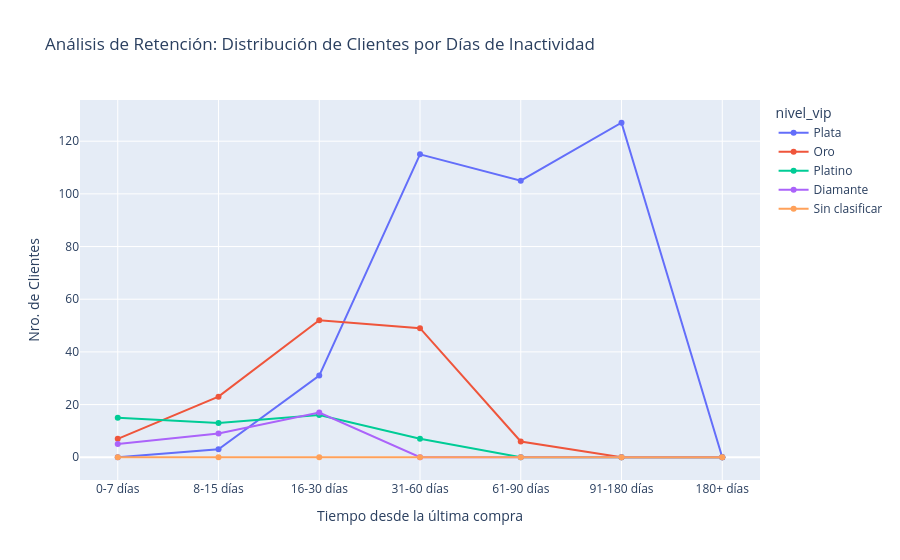

This figure's notebook cell:
### Code cell
# Crear rangos lógicos de días sin comprar
bins = [0, 7, 15, 30, 60, 90, 180, 365]
labels = ['0-7 días', '8-15 días', '16-30 días', '31-60 días', '61-90 días', '91-180 días', '180+ días']

# Creamos la nueva columna de rangos en tu DataFrame principal
df_modelo['rango_recencia'] = pd.cut(df_modelo['recencia_dias'], bins=bins, labels=labels, include_lowest=True)

# Agrupamos por este nuevo rango y por nivel VIP
df_linea_limpio = df_modelo.groupby(['rango_recencia', 'nivel_vip']).size().reset_index(name='cantidad_clientes')

# Graficamos
fig_line = px.line(df_linea_limpio, 
                   x='rango_recencia', 
                   y='cantidad_clientes', 
                   color='nivel_vip',
                   markers=True,
                   title='Análisis de Retención: Distribución de Clientes por Días de Inactividad',
                   labels={'rango_recencia': 'Tiempo desde la última compra', 'cantidad_clientes': 'Nro. de Clientes'})

fig_line.show()

### Figure 1 — Plotly figure (JSON) as saved in the notebook; plotly's stock layout.template omitted (floating-point values rounded to 4 significant figures)
{"data": [{"hovertemplate": "nivel_vip=Plata<br>Tiempo desde la última compra=%{x}<br>Nro. de Clientes=%{y}<extra></extra>", "legendgroup": "Plata", "line": {"color": "#636efa", "dash": "solid"}, "marker": {"symbol": "circle"}, "mode": "lines+markers", "name": "Plata", "orientation": "v", "showlegend": true, "type": "scatter", "x": ["0-7 días", "8-15 días", "16-30 días", "31-60 días", "61-90 días", "91-180 días", "180+ días"], "xaxis": "x", "y": [0, 3, 31, 115, 105, 127, 0], "yaxis": "y"}, {"hovertemplate": "nivel_vip=Oro<br>Tiempo desde la última compra=%{x}<br>Nro. de Clientes=%{y}<extra></extra>", "legendgroup": "Oro", "line": {"color": "#EF553B", "dash": "solid"}, "marker": {"symbol": "circle"}, "mode": "lines+markers", "name": "Oro", "orientation": "v", "showlegend": true, "type": "scatter", "x": ["0-7 días", "8-15 días", "16-30 días", "31-60 días", "61-90 días", "91-180 días", "180+ días"], "xaxis": "x", "y": [7, 23, 52, 49, 6, 0, 0], "yaxis": "y"}, {"hovertemplate": "nivel_vip=Platino<br>Tiempo desde la última compra=%{x}<br>Nro. de Clientes=%{y}<extra></extra>", "legendgroup": "Platino", "line": {"color": "#00cc96", "dash": "solid"}, "marker": {"symbol": "circle"}, "mode": "lines+markers", "name": "Platino", "orientation": "v", "showlegend": true, "type": "scatter", "x": ["0-7 días", "8-15 días", "16-30 días", "31-60 días", "61-90 días", "91-180 días", "180+ días"], "xaxis": "x", "y": [15, 13, 16, 7, 0, 0, 0], "yaxis": "y"}, {"hovertemplate": "nivel_vip=Diamante<br>Tiempo desde la última compra=%{x}<br>Nro. de Clientes=%{y}<extra></extra>", "legendgroup": "Diamante", "line": {"color": "#ab63fa", "dash": "solid"}, "marker": {"symbol": "circle"}, "mode": "lines+markers", "name": "Diamante", "orientation": "v", "showlegend": true, "type": "scatter", "x": ["0-7 días", "8-15 días", "16-30 días", "31-60 días", "61-90 días", "91-180 días", "180+ días"], "xaxis": "x", "y": [5, 9, 17, 0, 0, 0, 0], "yaxis": "y"}, {"hovertemplate": "nivel_vip=Sin clasificar<br>Tiempo desde la última compra=%{x}<br>Nro. de Clientes=%{y}<extra></extra>", "legendgroup": "Sin clasificar", "line": {"color": "#FFA15A", "dash": "solid"}, "marker": {"symbol": "circle"}, "mode": "lines+markers", "name": "Sin clasificar", "orientation": "v", "showlegend": true, "type": "scatter", "x": ["0-7 días", "8-15 días", "16-30 días", "31-60 días", "61-90 días", "91-180 días", "180+ días"], "xaxis": "x", "y": [0, 0, 0, 0, 0, 0, 0], "yaxis": "y"}], "layout": {"legend": {"title": {"text": "nivel_vip"}, "tracegroupgap": 0}, "title": {"text": "Análisis de Retención: Distribución de Clientes por Días de Inactividad"}, "xaxis": {"anchor": "y", "domain": [0, 1], "title": {"text": "Tiempo desde la última compra"}}, "yaxis": {"anchor": "x", "domain": [0, 1], "title": {"text": "Nro. de Clientes"}}}}
